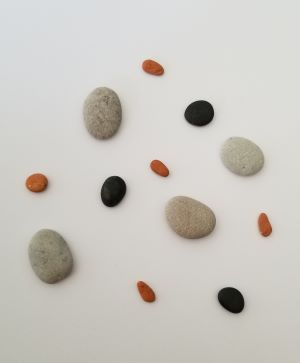
#> input picture Lab 2/colorful rocks 2.jpg, 300 x 363 px
$ python main.py
#> lines starting #> are read from the running program, lines starting #| are printed output that depends on the picture; after the words box and inside, x2 and y2 are one past the last pixel; in counts of white or black regions, pixels touching at a corner belong together
#> further down, image is the input picture: shape (363, 300, 3); mean R, G, B 203, 200, 194.3
### Lab 2/im2bw.py
# Title: Programming Assignment 2
# Due date: Wednesday, September 9, 2021 at 11:59pm
# Author: Sotheanith Sok
# Description: Converts the grayscale image I to binary image BW, by replacing all pixels in the input image with luminance greater than level with the value 1 (white) and replacing all other pixels with the value 0 (black).
# ------------------------------------------------------------------------------
# imports
import numpy as np
from skimage import color


def im2bw(I, level):
    # Check image should be converted to grayscale
#> called with level = 0.72
    if len(np.shape(I)) == 3:
        I = color.rgb2gray(I)
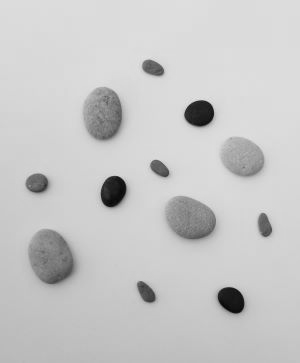
#> I: shape (363, 300) float64; min 0.0106, max 0.919, mean 0.785

    # Convert a grayscale image to a binary image
    if len(np.shape(I)) < 3:
        I[I > level] = 1
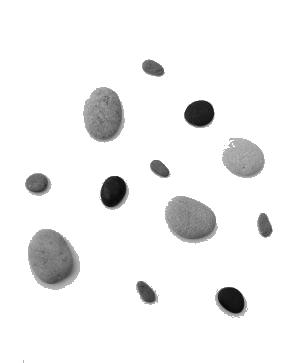
#> I: shape (363, 300) float64; min 0.0106, max 1, mean 0.946
        I[I <= level] = 0
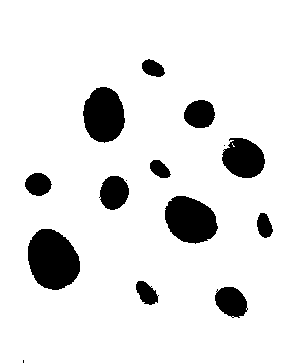
#> I: shape (363, 300) float64; values 0 (black) and 1 (white), 89.7% white; 15 black regions (3 under 20 px), largest, box (x1, y1, x2, y2) and area: (28, 229, 80, 290) 2421, (165, 196, 218, 244) 1891, (83, 87, 125, 143) 1798
    else:
        print("Error: Image isn't grayscale")
    return I

### Lab 2/bwareaopen.py
# Title: Programming Assignment 2
# Due date: Wednesday, September 9, 2021 at 11:59pm
# Author: Sotheanith Sok
# Description: Remove connected components whos area is less than P pixels. Mathlab version of bwareaopen assumes that 1 is connected components and 0 is background.

# ------------------------------------------------------------------------------
# imports
import numpy as np
import sys

sys.setrecursionlimit(3000)


def bwareaopen(BW, P):
    #Labeling connected components
#> called with P = 800
    rows = np.shape(BW)[0]
#> rows = 363
    cols = np.shape(BW)[1]
#> cols = 300
    tag = 2
    for row in range(rows):
        for col in range(cols):
            if BW[row, col] == 1:
                BW = _flooding_labeling(BW, row, col, tag)
                tag = tag + 1
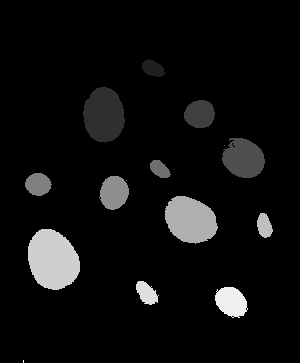
#> BW: shape (363, 300) float64; min 0, max 16, mean 0.913; drawn with min black and max white
#> after the loop, tag = 17

    #Remove connected componets that contains less than P pixels.
    for component in range(2,tag):
        pixels = np.count_nonzero(BW==component)
        if (pixels<P):
            BW[BW==component] = 0
        else:
            BW[BW==component] = 1
#> this loop made 15 passes
#> pixels on passes 1 to 12: 288, 1798, 687, 1288, 1, 256, 466, 767, 1, 1891, 287, 2421
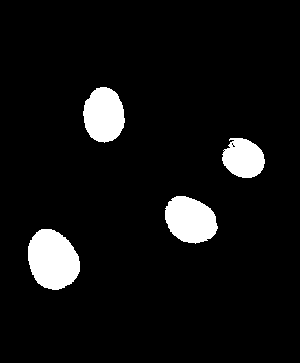
#> BW: shape (363, 300) float64; values 0 (black) and 1 (white), 6.8% white; 4 white regions, box (x1, y1, x2, y2) and area: (28, 229, 80, 290) 2421, (165, 196, 218, 244) 1891, (83, 87, 125, 143) 1798, (222, 138, 265, 178) 1288

    return BW


def _flooding_labeling(BW, row, col, tag):
    if BW[row, col] == 1:
        BW[row, col] = tag
        # Explore neighbors
        # # Top left
        if row > 0 and col > 0:
            BW = _flooding_labeling(BW, row - 1, col - 1, tag)
        # Top
        if row > 0:
            BW = _flooding_labeling(BW, row - 1, col, tag)
        # Top right
        if row > 0 and col < np.shape(BW)[1] - 1:
            BW = _flooding_labeling(BW, row - 1, col + 1, tag)
        # Left
        if col > 0:
            BW = _flooding_labeling(BW, row, col - 1, tag)
        # Right
        if col < np.shape(BW)[1] - 1:
            BW = _flooding_labeling(BW, row, col + 1, tag)
        # Bottom left
        if row < np.shape(BW)[0] - 1 and col > 0:
            BW = _flooding_labeling(BW, row + 1, col - 1, tag)
        # Bottom
        if row < np.shape(BW)[0] - 1:
            BW = _flooding_labeling(BW, row + 1, col, tag)
        # Bottom right
        if row < np.shape(BW)[0] - 1 and col < np.shape(BW)[1] - 1:
            BW = _flooding_labeling(BW, row + 1, col + 1, tag)

    return BW

### Lab 2/bwlabeln.py
# Title: Programming Assignment 2
# Due date: Wednesday, September 9, 2021 at 11:59pm
# Author: Sotheanith Sok
# Description: Label connected components starting from 1.
# ------------------------------------------------------------------------------
# imports
import numpy as np


def bwlabeln(BW):
    # Labeling connected components
    rows = np.shape(BW)[0]
#> rows = 363
    cols = np.shape(BW)[1]
#> cols = 300
    tag = 2
    for row in range(rows):
        for col in range(cols):
            if BW[row, col] == 1:
                BW = _flooding_labeling(BW, row, col, tag)
                tag = tag + 1
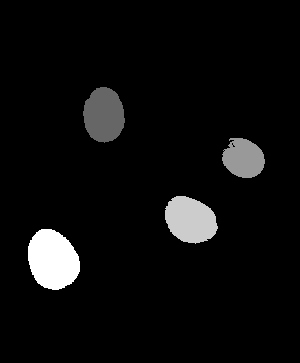
#> BW: shape (363, 300) float64; 6.79% of pixels changed, all inside (x1, y1, x2, y2) = (28, 87, 265, 290); drawn with min black and max white
#> after the loop, tag = 6

    # Adjust labeling so that it starts with 1
    BW = np.subtract(BW, 1)
    BW[BW == -1] = 0
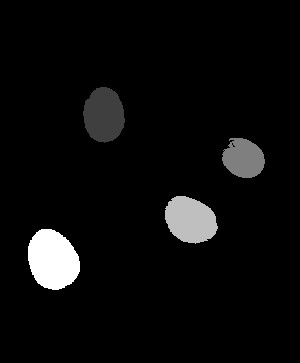
#> BW: shape (363, 300) float64; min 0, max 4, mean 0.181; drawn with min black and max white

    return BW


def _flooding_labeling(BW, row, col, tag):
    if BW[row, col] == 1:
        BW[row, col] = tag
        # Explore neighbors
        # # Top left
        if row > 0 and col > 0:
            BW = _flooding_labeling(BW, row - 1, col - 1, tag)
        # Top
        if row > 0:
            BW = _flooding_labeling(BW, row - 1, col, tag)
        # Top right
        if row > 0 and col < np.shape(BW)[1] - 1:
            BW = _flooding_labeling(BW, row - 1, col + 1, tag)
        # Left
        if col > 0:
            BW = _flooding_labeling(BW, row, col - 1, tag)
        # Right
        if col < np.shape(BW)[1] - 1:
            BW = _flooding_labeling(BW, row, col + 1, tag)
        # Bottom left
        if row < np.shape(BW)[0] - 1 and col > 0:
            BW = _flooding_labeling(BW, row + 1, col - 1, tag)
        # Bottom
        if row < np.shape(BW)[0] - 1:
            BW = _flooding_labeling(BW, row + 1, col, tag)
        # Bottom right
        if row < np.shape(BW)[0] - 1 and col < np.shape(BW)[1] - 1:
            BW = _flooding_labeling(BW, row + 1, col + 1, tag)

    return BW

### Lab 2/main.py
# Title: Programming Assignment 2
# Due date: Wednesday, September 9, 2021 at 11:59pm
# Author: Sotheanith Sok
# Description:
#  1. Segment the given rocks in “colorful rocks 2.jpg” image
#  2. Plot the result and then save the resulting image as png.
#  3. Count the total number of the gray rocks in the image and print the result.
#  4. Calculate the area of each gray rock and save the result in a file. Explain how you did that.
#  5. Estimate the center of each gray rock and plot the image with red stars on the calculated centers. Explain how you found the centers.
#  6. Upload a pdf file of your code, your answers to question 4 and 5, and the resulting images.

# ------------------------------------------------------------------------------
# Imports
from skimage import color, io
import matplotlib.pyplot as plt
import numpy as np
from im2bw import im2bw
from bwareaopen import bwareaopen
from bwlabeln import bwlabeln

# Load the image and normalize it between 0 and 1
image = io.imread("./colorful rocks 2.jpg")

# Convert image to binary image
image = im2bw(image, 0.72)

# Inverse 0 and 1 with each other for bwareopen and bwlabeln functions
image = np.subtract(1, image)

# Remove all connected components that has less than 800 pixels
image = bwareaopen(image, 800)

#Label connect components
image = bwlabeln(image)

print(np.unique(image, return_counts = True))
#| (array([0., 1., 2., 3., 4.]), array([101502,   1798,   1288,   1891,   2421]))

# Show the image
plt.figure()
plt.imshow(image, cmap="gray")
plt.show()
